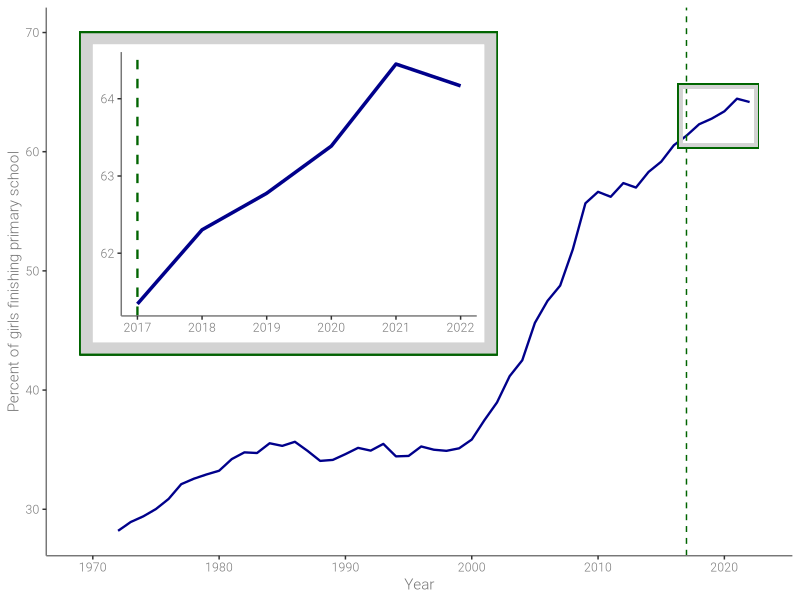

Recreate this plot in R.
# load packages 
library(tidyverse)
library(ggplot2)
library(grid) 

# get the data here: https://github.com/open-numbers/ddf--gapminder--systema_globalis/blob/master/global-regions-datapoints/ddf--datapoints--primary_school_completion_percent_of_girls--by--income_groups--time.csv

# load the data
school_time_df <- read_csv("low_income_primary_school_girls/data/ddf--datapoints--primary_school_completion_percent_of_girls--by--income_groups--time.csv")

school_time_df <- rename(school_time_df, girls_perc = primary_school_completion_percent_of_girls)
glimpse(school_time_df)

# plot the number of girls finishing primary school against time
main_plot <- school_time_df %>% 
  filter(income_groups == "low_income") %>% 
  # plot the data
  ggplot() +
  geom_line(aes(time, girls_perc), color = "darkblue", size = 0.8) +
  # add line for 2017
  geom_vline(xintercept = 2017, linetype = 2, color =	"darkgreen" ) +
  # add rectangle for the subplot area 
  geom_rect(aes(xmin = 2016.5, xmax = 2022.5, ymin = 60.5, ymax = 65.5), color = "lightgrey", fill = "NA",size = 1.3) +
  geom_rect(aes(xmin = 2016.3, xmax = 2022.7, ymin = 60.3, ymax = 65.7), color = "darkgreen", fill = "NA", size = .3) +
  # add labels
  labs(x = "Year", y ="Percent of girls finishing primary school", color = "#777777") +
  # set the theme
  theme(text = element_text(family = "Roboto Light"), 
        axis.text.x = element_text(color = "#777777"),
        axis.text.y = element_text(color = "#777777"),
        axis.title = element_text(color = "#777777"),
        panel.background = element_rect(fill = "white"), 
        legend.position = "none",
        axis.line = element_line(color = "#777777"))

# create a zoomed plot for the years 2017 to 2022
sub_plot <- school_time_df %>% 
  filter(income_groups == "low_income" & time > 2016) %>% 
  ggplot() +
  # plot the data
  geom_line(aes(time, girls_perc),color = "darkblue", size = 1.2) + 
  # add line for 2017
  geom_vline(xintercept = 2017, linetype = 2, color =	"darkgreen", size = 0.8 ) +
  # set the theme
  theme(text = element_text(family = "Roboto Light"), 
      axis.text.x = element_text(color = "#777777"),
      axis.text.y = element_text(color = "#777777"),
      axis.title = element_blank(),
      panel.background = element_rect(fill = "white"), 
      legend.position = "none",
      axis.line = element_line(color = "#777777")
      )
# Convert the zoomed plot to a grob
zoomed_grob <- ggplotGrob(sub_plot)

# Add the zoomed plot to the main plot
combined_plot <- main_plot +
  geom_rect(aes(xmin = 1969, xmax = 2002, ymin = 43, ymax = 70), color = "darkgreen", fill = "lightgrey") +
  annotation_custom(grob = zoomed_grob, xmin = 1970, xmax = 2001, ymin = 44, ymax = 69) 
   
# save the plot
filename = "low_income_primary_school_girls/percent_of_girls_finishing_primary_school_combined.svg" 
ggsave(filename, plot = combined_plot, width = 8, height = 6)
